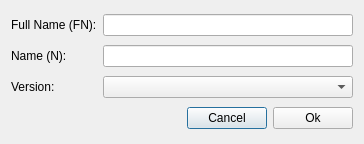
<?xml version="1.0" encoding="UTF-8"?>
<ui version="4.0">
 <class>NewVCardDialog</class>
 <widget class="QDialog" name="NewVCardDialog">
  <property name="geometry">
   <rect>
    <x>0</x>
    <y>0</y>
    <width>364</width>
    <height>144</height>
   </rect>
  </property>
  <property name="windowTitle">
   <string>Dialog</string>
  </property>
  <layout class="QGridLayout" name="gridLayout">
   <item row="0" column="0">
    <widget class="QLabel" name="label">
     <property name="text">
      <string>Full Name (FN):</string>
     </property>
    </widget>
   </item>
   <item row="0" column="1">
    <widget class="QLineEdit" name="fullNameLineEdit"/>
   </item>
   <item row="1" column="0">
    <widget class="QLabel" name="label_2">
     <property name="text">
      <string>Name (N):</string>
     </property>
    </widget>
   </item>
   <item row="1" column="1">
    <widget class="QLineEdit" name="nameLineEdit">
     <property name="text">
      <string/>
     </property>
    </widget>
   </item>
   <item row="2" column="0">
    <widget class="QLabel" name="label_3">
     <property name="text">
      <string>Version:</string>
     </property>
    </widget>
   </item>
   <item row="2" column="1">
    <widget class="QComboBox" name="versionComboBox"/>
   </item>
   <item row="3" column="0" colspan="2">
    <layout class="QHBoxLayout" name="horizontalLayout">
     <item>
      <spacer name="horizontalSpacer">
       <property name="orientation">
        <enum>Qt::Horizontal</enum>
       </property>
       <property name="sizeHint" stdset="0">
        <size>
         <width>40</width>
         <height>20</height>
        </size>
       </property>
      </spacer>
     </item>
     <item>
      <widget class="QPushButton" name="cancelButton">
       <property name="text">
        <string>Cancel</string>
       </property>
      </widget>
     </item>
     <item>
      <widget class="QPushButton" name="okButton">
       <property name="text">
        <string>Ok</string>
       </property>
      </widget>
     </item>
    </layout>
   </item>
  </layout>
 </widget>
 <resources/>
 <connections/>
</ui>
